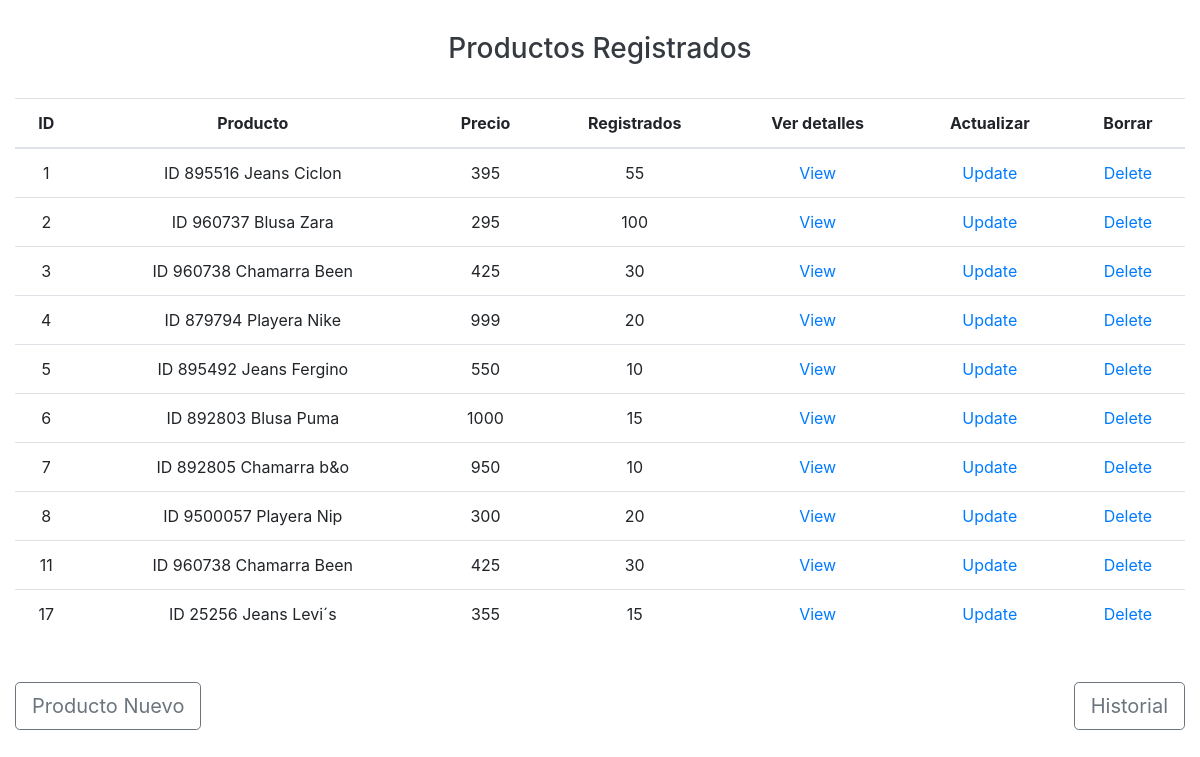
The app's page /productos/index.php, older data.
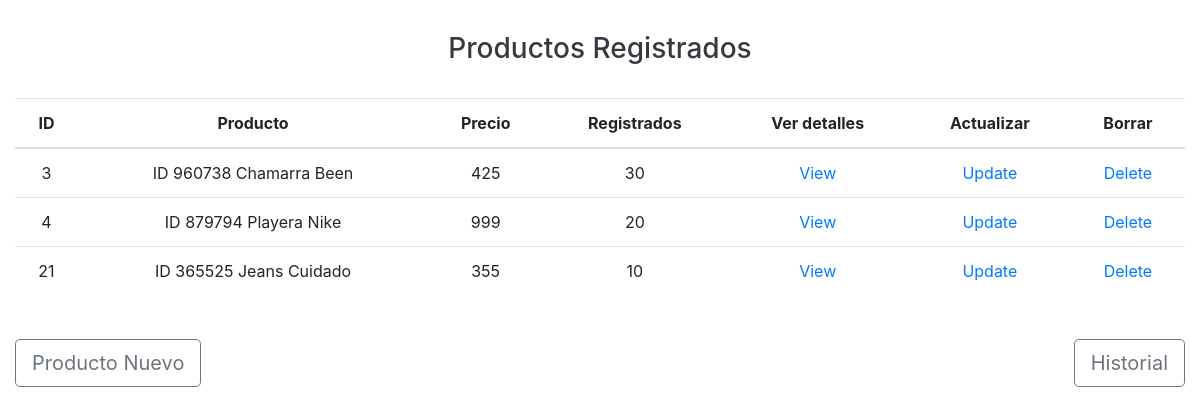
The same page, newer data.
### tables this page shows
CREATE TABLE productos(
    id_producto integer primary key Autoincrement,
    producto varchar (300) not null,
    precio float not null,
    registrados integer not null
);

### productos/db/db_list.php (the view)
<?php
    $db = new SQLite3("../tienda.db");
    $resultado = $db->query("SELECT * from productos;");
    $table = "
        <table class='table text-center'>
            <thead>
            <tr>
                <th>ID</th>
                <th>Producto</th>
                <th>Precio</th>
                <th>Registrados</th>
                <th>Ver detalles</th>
                <th>Actualizar</th>
                <th>Borrar</th>
            </tr>
            </thead>
            ";
    print($table);
    while ($row = $resultado->fetchArray() ) {
        $id_producto = $row['id_producto'];
        $producto = $row['producto'];
        $precio = $row['precio'];
        $registrados = $row['registrados'];
        $table = "
            <tr>
                <td>$id_producto</td>
                <td>$producto</td>
                <td>$precio</td>
                <td>$registrados</td>
                <td><a href='view.php?id_producto=$id_producto'>View</a></td>
                <td><a href='update.php?id_producto=$id_producto'>Update</a></td>
                <td><a href='delete.php?id_producto=$id_producto'>Delete</a></td>
            </tr>
        ";
        print($table);
    }
    print("</table>");
?>

Row changes from the older to the newer data that the page shows:
removed productos: id_producto "1", producto "ID 895516 Jeans Ciclon", precio "395", registrados "55"
removed productos: id_producto "2", producto "ID 960737 Blusa Zara", precio "295", registrados "100"
removed productos: id_producto "5", producto "ID 895492 Jeans Fergino", precio "550", registrados "10"
removed productos: id_producto "6", producto "ID 892803 Blusa Puma", precio "1000", registrados "15"
removed productos: id_producto "7", producto "ID 892805 Chamarra b&o", precio "950", registrados "10"
removed productos: id_producto "8", producto "ID 9500057 Playera Nip", precio "300", registrados "20"
removed productos: id_producto "11", producto "ID 960738 Chamarra Been", precio "425", registrados "30"
removed productos: id_producto "17", producto "ID 25256 Jeans Levi´s", precio "355", registrados "15"
added productos: id_producto "21", producto "ID 365525 Jeans Cuidado", precio "355", registrados "10"
